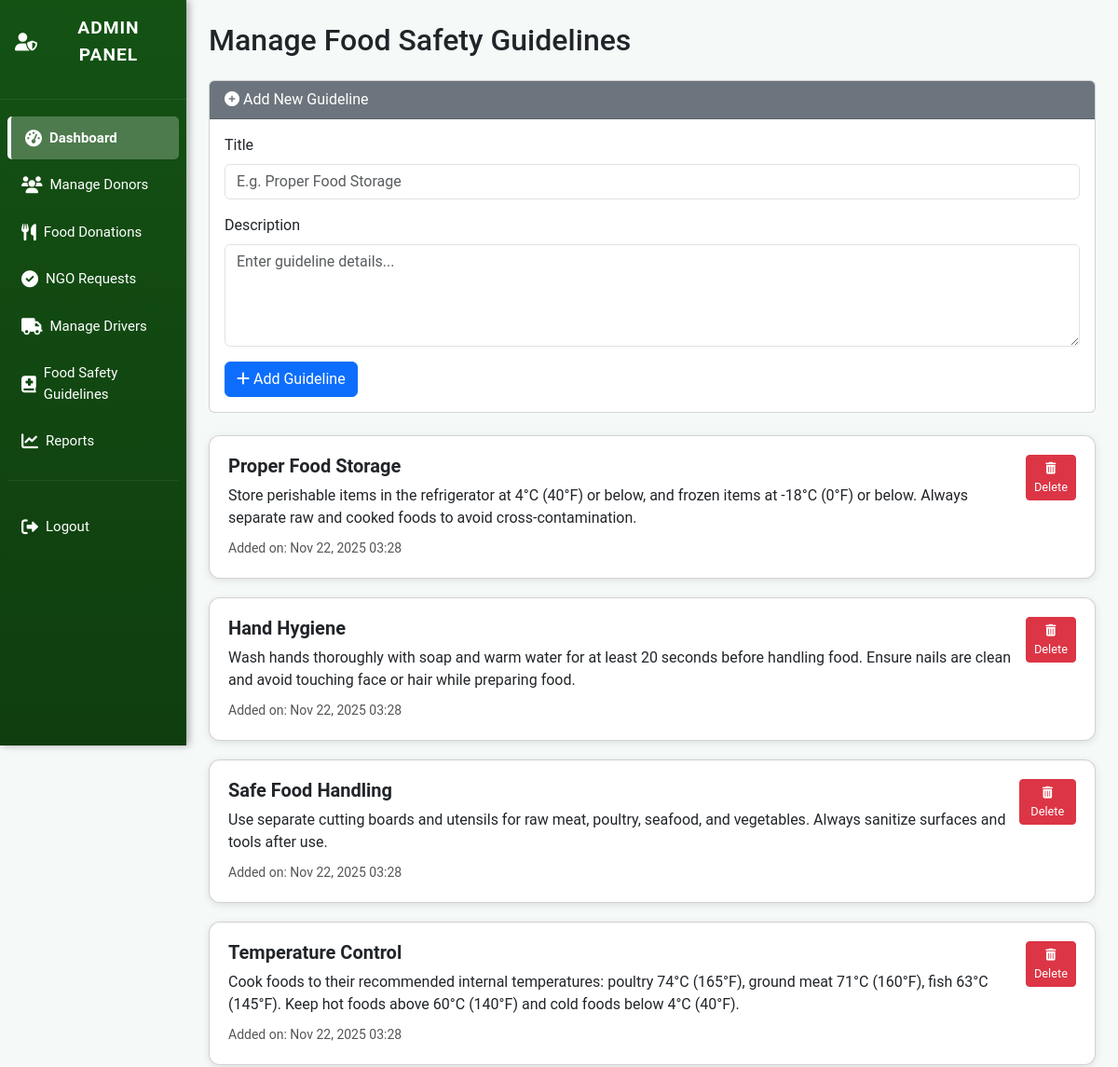
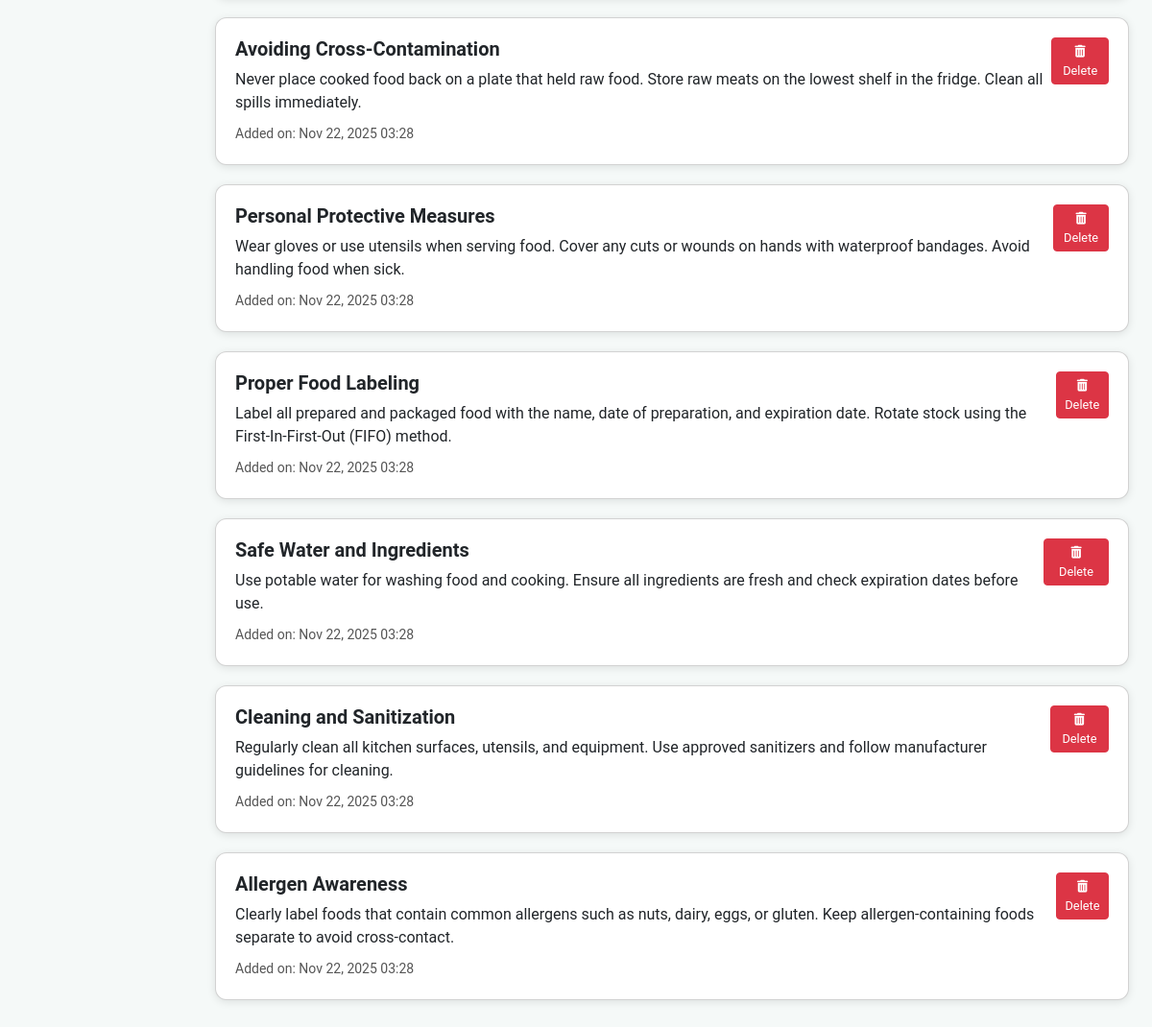
/food_safety_guidelines.php (signed in), run on the app's committed database (2 pictures, top to bottom).
### tables this page shows
CREATE TABLE `food_safety_guidelines` (
  `id` int(11) NOT NULL,
  `title` varchar(255) NOT NULL,
  `description` text NOT NULL,
  `created_at` timestamp NOT NULL DEFAULT current_timestamp()
);

### food_safety_guidelines.php (the view, shortened to what this page needs)
<?php
include 'config.php';
$result = $conn->query("SELECT * FROM food_safety_guidelines ORDER BY created_at DESC");
$guidelines = $result->fetch_all(MYSQLI_ASSOC);
?>
<!DOCTYPE html>
<html lang="en">
<head>
<link href="https://cdn.jsdelivr.net/npm/bootstrap@5.3.0/dist/css/bootstrap.min.css" rel="stylesheet">
<link href="https://cdnjs.cloudflare.com/ajax/libs/font-awesome/6.0.0/css/all.min.css" rel="stylesheet">
</head>
<body>
<div class="container-fluid">
<div class="row">
    <div class="col-md-2 p-0">
        <?php include 'admin_sidebar.php'; ?>
    </div>
    <div class="col-md-10 p-4">
        <h2 class="mb-4">Manage Food Safety Guidelines</h2>
        <div class="card mb-4">
            <div class="card-header bg-secondary text-white"><i class="fas fa-plus-circle"></i> Add New Guideline</div>
            <div class="card-body">
                <form method="POST">
                    <div class="mb-3">
                        <label class="form-label">Title</label>
                        <input type="text" name="title" class="form-control" placeholder="E.g. Proper Food Storage" required>
                    </div>
                    <div class="mb-3">
                        <label class="form-label">Description</label>
                        <textarea name="description" class="form-control" rows="4" placeholder="Enter guideline details..." required></textarea>
                    </div>
                    <button type="submit" name="add_guideline" class="btn btn-primary"><i class="fas fa-plus"></i> Add Guideline</button>
                </form>
            </div>
        </div>
        <?php if(!empty($guidelines)): ?>
            <?php foreach($guidelines as $guide): ?>
                <div class="card card-guide">
                    <div class="d-flex justify-content-between align-items-start">
                        <div>
                            <h5><?php echo htmlspecialchars($guide['title']); ?></h5>
                            <p><?php echo nl2br(htmlspecialchars($guide['description'])); ?></p>
                            <small>Added on: <?php echo date('M d, Y H:i', strtotime($guide['created_at'])); ?></small>
                        </div>
                        <div>
                            <a href="?delete_id=<?php echo $guide['id']; ?>" class="btn btn-sm btn-danger"
                               onclick="return confirm('Are you sure you want to delete this guideline?');">
                               <i class="fas fa-trash-alt"></i> Delete
                            </a>
                        </div>
                    </div>
                </div>
            <?php endforeach; ?>
        <?php else: ?>
            <p class="text-center text-muted">No guidelines found. Add some to guide your donors!</p>
        <?php endif; ?>
    </div>
</div>
</div>
</body>
</html>

### food_safety_guidelines.php (style rules this page uses)
:root { --primary-green: #28a745; --secondary-green: #20c997; --light-bg: #f5f9f8; --card-shadow: 0 4px 12px rgba(0, 0, 0, 0.08); }
body { background-color: var(--light-bg); font-family: 'Roboto', sans-serif; }
.card-guide { background:white; border-radius:12px; padding:20px; margin-bottom:20px; box-shadow:0 2px 8px rgba(0,0,0,0.1); }
.card-guide h5 { font-weight:600; }
.card-guide p { margin-bottom:0.5rem; line-height:1.5; }
.card-guide small { color:#555; }
.btn-sm { font-size:.8rem; }

### data on the page
food_safety_guidelines: title "Proper Food Storage", description "Store perishable items in the refrigerator at 4°C (40°F) or below, and frozen items at -18°C (0°F) or below. Always separate raw and cooked foods to avoid cross-contamination.", created_at "Nov 22, 2025 03:28"
food_safety_guidelines: title "Hand Hygiene", description "Wash hands thoroughly with soap and warm water for at least 20 seconds before handling food. Ensure nails are clean and avoid touching face or hair while preparing food.", created_at "Nov 22, 2025 03:28"
food_safety_guidelines: title "Safe Food Handling", description "Use separate cutting boards and utensils for raw meat, poultry, seafood, and vegetables. Always sanitize surfaces and tools after use.", created_at "Nov 22, 2025 03:28"
food_safety_guidelines: title "Temperature Control", description "Cook foods to their recommended internal temperatures: poultry 74°C (165°F), ground meat 71°C (160°F), fish 63°C (145°F). Keep hot foods above 60°C (140°F) and cold foods below 4°C (40°F).", created_at "Nov 22, 2025 03:28"
food_safety_guidelines: title "Avoiding Cross-Contamination", description "Never place cooked food back on a plate that held raw food. Store raw meats on the lowest shelf in the fridge. Clean all spills immediately.", created_at "Nov 22, 2025 03:28"
food_safety_guidelines: title "Personal Protective Measures", description "Wear gloves or use utensils when serving food. Cover any cuts or wounds on hands with waterproof bandages. Avoid handling food when sick.", created_at "Nov 22, 2025 03:28"
food_safety_guidelines: title "Proper Food Labeling", description "Label all prepared and packaged food with the name, date of preparation, and expiration date. Rotate stock using the First-In-First-Out (FIFO) method.", created_at "Nov 22, 2025 03:28"
food_safety_guidelines: title "Safe Water and Ingredients", description "Use potable water for washing food and cooking. Ensure all ingredients are fresh and check expiration dates before use.", created_at "Nov 22, 2025 03:28"
food_safety_guidelines: title "Cleaning and Sanitization", description "Regularly clean all kitchen surfaces, utensils, and equipment. Use approved sanitizers and follow manufacturer guidelines for cleaning.", created_at "Nov 22, 2025 03:28"
food_safety_guidelines: title "Allergen Awareness", description "Clearly label foods that contain common allergens such as nuts, dairy, eggs, or gluten. Keep allergen-containing foods separate to avoid cross-contact.", created_at "Nov 22, 2025 03:28"
